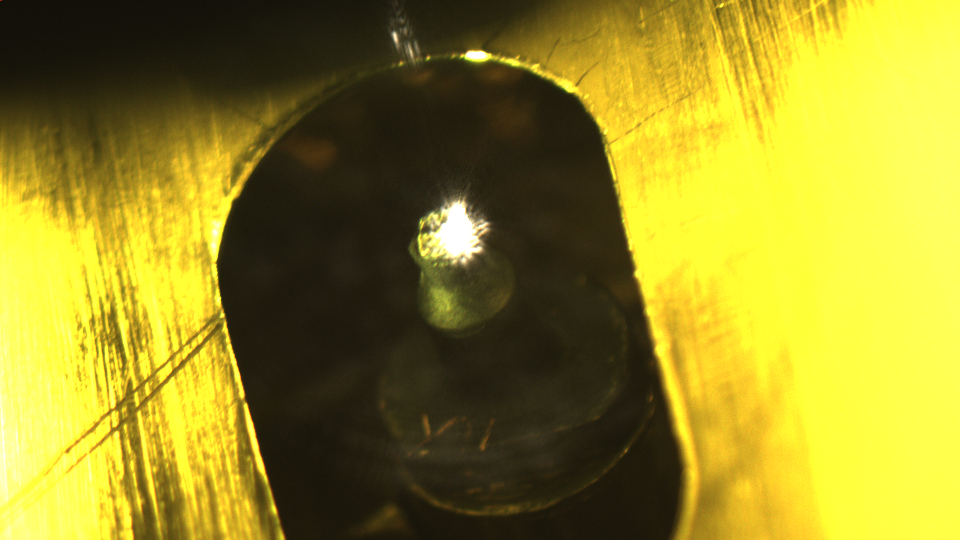
#> input picture IMAGE ARPES/fc2_save_2021-04-17-101329-0000.png, 1920 x 1080 px, found by its file name (shown at 1/2 size)
$ python Alg3_Translation_Pixel_Detect.py
#> lines starting #> are read from the running program, lines starting #| are printed output that depends on the picture
# -*- coding: utf-8 -*-
"""
Created on Thu May  6 14:43:04 2021

@author: valen
"""
import matplotlib.pyplot as plt
import cv2
from skimage import color, io, data
from skimage.io import imread, imshow
from skimage.registration import phase_cross_correlation
from skimage.transform import rescale, resize, downscale_local_mean
from skimage.feature import register_translation
from scipy.ndimage import fourier_shift, shift


#image = io.imread(r"C:\Users\valen\My Python Scripts\Quantum Internship\Shifted_image\shifted1.png")
#offset_image = io.imread(r"C:\Users\valen\My Python Scripts\Quantum Internship\Shifted_image\shifted2.png")


image = io.imread(r"C:\Users\valen\My Python Scripts\Quantum Internship\IMAGE ARPES\fc2_save_2021-04-17-101329-0000.png")
#> image is the input picture: shape (1080, 1920, 3); mean R, G, B 148.1, 137.5, 39.3

offset_image = io.imread(r"C:\Users\valen\My Python Scripts\Quantum Internship\IMAGE ARPES\fc2_0000_shifted.png")
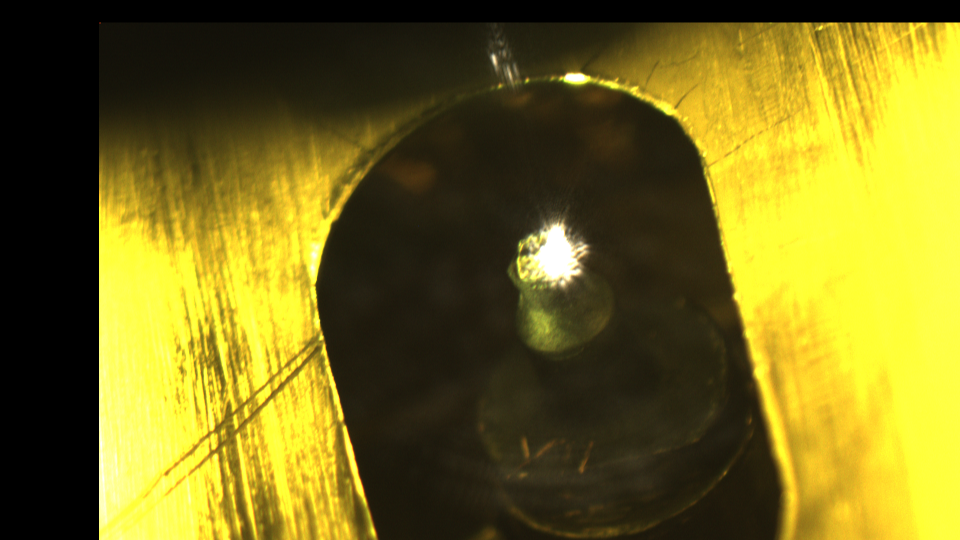
#> input picture IMAGE ARPES/fc2_0000_shifted.png, 1920 x 1080 px, found by its file name (shown at 1/2 size)
#> offset_image is the input picture: shape (1080, 1920, 3); mean R, G, B 117, 106.9, 29.8

dim = image.shape
#> dim = (1080, 1920, 3)

image = cv2.cvtColor(image, cv2.COLOR_BGR2GRAY)
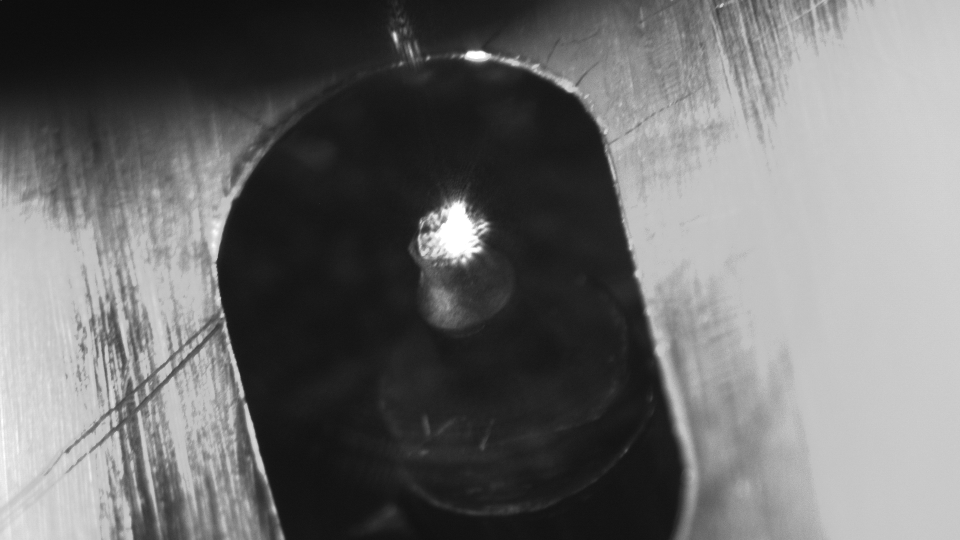
#> image: shape (1080, 1920) (shown at 1/2 size); min 12, max 255, mean 109.4
offset_image =cv2.cvtColor(offset_image, cv2.COLOR_BGR2GRAY)
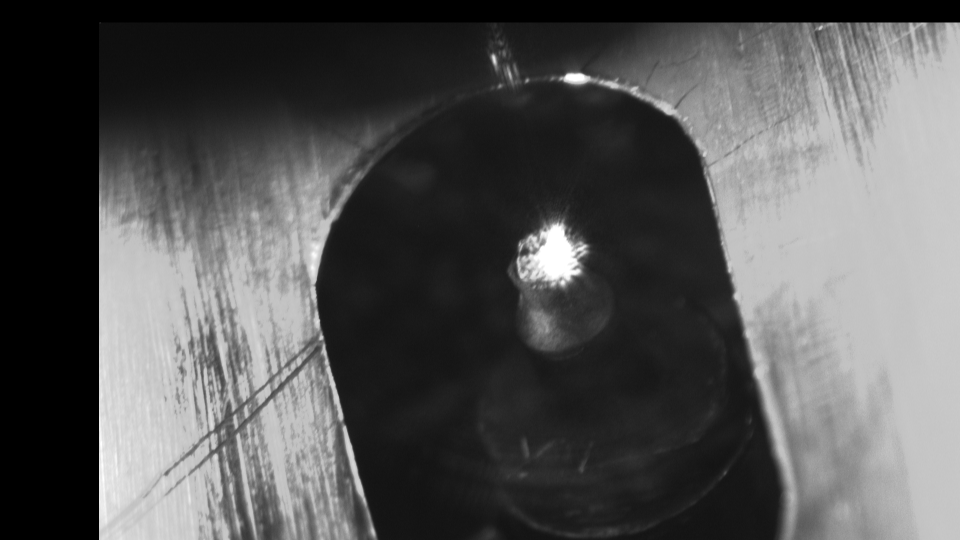
#> offset_image: shape (1080, 1920) (shown at 1/2 size); min 0, max 255, mean 85

#resize offset image to get same shape
offset_image = resize(offset_image, (image.shape[0], image.shape[1]),
                       anti_aliasing=True)

# subpixel precision
#Upsample factor 100 = images will be registered to within 1/100th of a pixel.
#Default is 1 which means no upsampling.
shifted, error, diffphase = phase_cross_correlation(image, offset_image)
#> shifted = [-45, -198]; error = 1; diffphase = -2.12e-18
x_trasl = shifted[1]
#> x_trasl = -198
y_trasl = shifted[0]
#> y_trasl = -45
shifted =  (x_trasl, y_trasl)
#> shifted = (-198, -45)
print(f"Detected subpixel offset (x, y): {shifted}")
#| Detected subpixel offset (x, y): (-198.0, -45.0)


#optional: plotting corrected image for translation
corrected_image = shift(offset_image, shift=(shifted[0], shifted[1]), mode='constant')
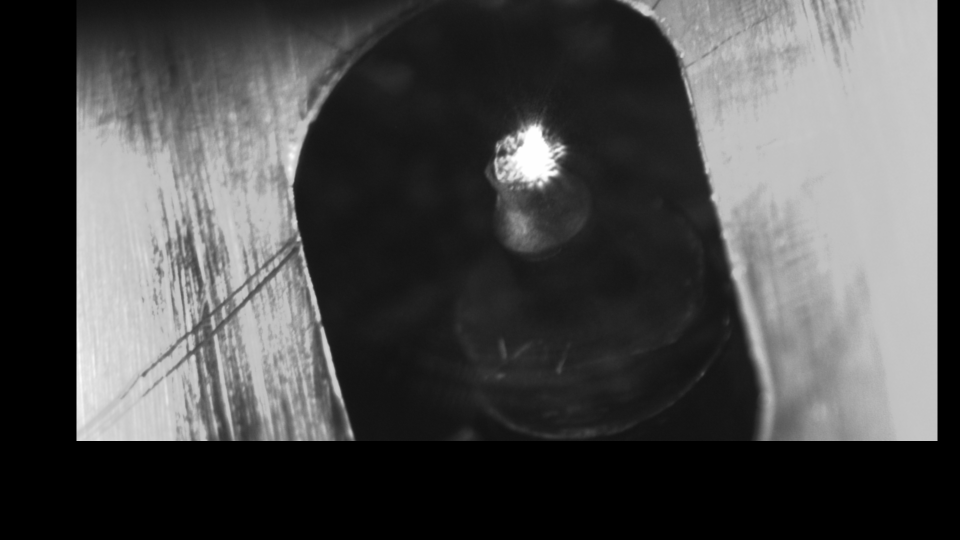
#> corrected_image: shape (1080, 1920) float64 (shown at 1/2 size); min -3.01e-17, max 1, mean 0.299; drawn with min black and max white

plt.imshow(corrected_image)

fig = plt.figure(figsize=(10, 10))
ax1 = fig.add_subplot(2,2,1)
ax1.imshow(image, cmap='gray')
ax1.title.set_text('Input Image')
ax2 = fig.add_subplot(2,2,2)
ax2.imshow(offset_image, cmap='gray')
ax2.title.set_text('Offset image')
ax3 = fig.add_subplot(2,2,3)
ax3.imshow(corrected_image, cmap='gray')
ax3.title.set_text('Corrected')
plt.show()
